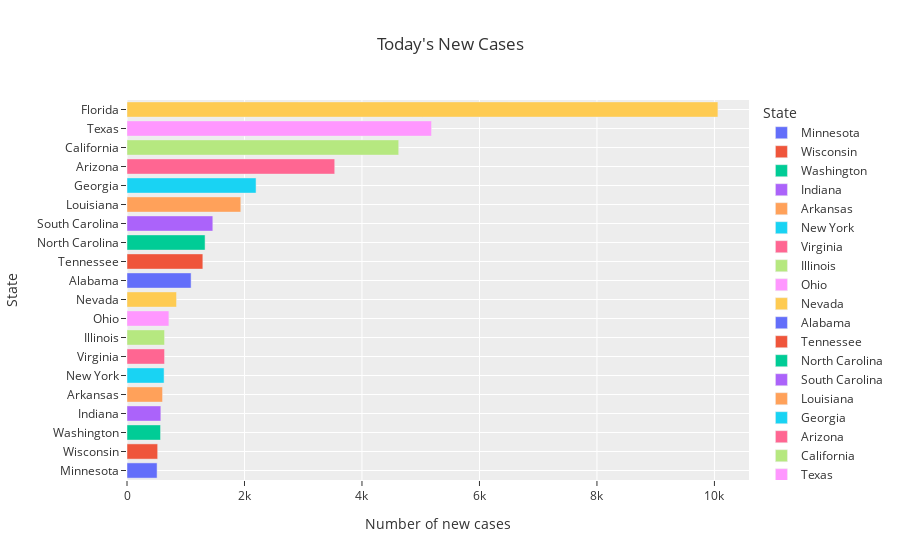

Notebook code for this chart:
### Code cell
# top 20 state for 'New cases'
top20 = df.copy()
top20 = top20.sort_values(by='New_cases',ascending=True).tail(20).reset_index()

# bar chart
fig = px.bar(top20, x=['New_cases'], y='State', title='Today\'s New Cases',
             labels={'value': 'Number of new cases'},
             barmode='overlay', 
             opacity=1,
            color='State')

fig.update_layout(yaxis={'categoryorder':'total ascending'})
fig.update_layout(template='ggplot2')
fig.show()

### Figure 1 — Plotly figure (JSON) as saved in the notebook; plotly's stock layout.template omitted (floating-point values rounded to 4 significant figures)
{"data": [{"alignmentgroup": "True", "hovertemplate": "State=%{y}<br>Number of new cases=%{x}<extra></extra>", "legendgroup": "Minnesota", "marker": {"color": "#636efa", "opacity": 1}, "name": "Minnesota", "offsetgroup": "Minnesota", "orientation": "h", "showlegend": true, "textposition": "auto", "type": "bar", "x": [512], "xaxis": "x", "y": ["Minnesota"], "yaxis": "y"}, {"alignmentgroup": "True", "hovertemplate": "State=%{y}<br>Number of new cases=%{x}<extra></extra>", "legendgroup": "Wisconsin", "marker": {"color": "#EF553B", "opacity": 1}, "name": "Wisconsin", "offsetgroup": "Wisconsin", "orientation": "h", "showlegend": true, "textposition": "auto", "type": "bar", "x": [522], "xaxis": "x", "y": ["Wisconsin"], "yaxis": "y"}, {"alignmentgroup": "True", "hovertemplate": "State=%{y}<br>Number of new cases=%{x}<extra></extra>", "legendgroup": "Washington", "marker": {"color": "#00cc96", "opacity": 1}, "name": "Washington", "offsetgroup": "Washington", "orientation": "h", "showlegend": true, "textposition": "auto", "type": "bar", "x": [571], "xaxis": "x", "y": ["Washington"], "yaxis": "y"}, {"alignmentgroup": "True", "hovertemplate": "State=%{y}<br>Number of new cases=%{x}<extra></extra>", "legendgroup": "Indiana", "marker": {"color": "#ab63fa", "opacity": 1}, "name": "Indiana", "offsetgroup": "Indiana", "orientation": "h", "showlegend": true, "textposition": "auto", "type": "bar", "x": [576], "xaxis": "x", "y": ["Indiana"], "yaxis": "y"}, {"alignmentgroup": "True", "hovertemplate": "State=%{y}<br>Number of new cases=%{x}<extra></extra>", "legendgroup": "Arkansas", "marker": {"color": "#FFA15A", "opacity": 1}, "name": "Arkansas", "offsetgroup": "Arkansas", "orientation": "h", "showlegend": true, "textposition": "auto", "type": "bar", "x": [605], "xaxis": "x", "y": ["Arkansas"], "yaxis": "y"}, {"alignmentgroup": "True", "hovertemplate": "State=%{y}<br>Number of new cases=%{x}<extra></extra>", "legendgroup": "New York", "marker": {"color": "#19d3f3", "opacity": 1}, "name": "New York", "offsetgroup": "New York", "orientation": "h", "showlegend": true, "textposition": "auto", "type": "bar", "x": [631], "xaxis": "x", "y": ["New York"], "yaxis": "y"}, {"alignmentgroup": "True", "hovertemplate": "State=%{y}<br>Number of new cases=%{x}<extra></extra>", "legendgroup": "Virginia", "marker": {"color": "#FF6692", "opacity": 1}, "name": "Virginia", "offsetgroup": "Virginia", "orientation": "h", "showlegend": true, "textposition": "auto", "type": "bar", "x": [639], "xaxis": "x", "y": ["Virginia"], "yaxis": "y"}, {"alignmentgroup": "True", "hovertemplate": "State=%{y}<br>Number of new cases=%{x}<extra></extra>", "legendgroup": "Illinois", "marker": {"color": "#B6E880", "opacity": 1}, "name": "Illinois", "offsetgroup": "Illinois", "orientation": "h", "showlegend": true, "textposition": "auto", "type": "bar", "x": [639], "xaxis": "x", "y": ["Illinois"], "yaxis": "y"}, {"alignmentgroup": "True", "hovertemplate": "State=%{y}<br>Number of new cases=%{x}<extra></extra>", "legendgroup": "Ohio", "marker": {"color": "#FF97FF", "opacity": 1}, "name": "Ohio", "offsetgroup": "Ohio", "orientation": "h", "showlegend": true, "textposition": "auto", "type": "bar", "x": [713], "xaxis": "x", "y": ["Ohio"], "yaxis": "y"}, {"alignmentgroup": "True", "hovertemplate": "State=%{y}<br>Number of new cases=%{x}<extra></extra>", "legendgroup": "Nevada", "marker": {"color": "#FECB52", "opacity": 1}, "name": "Nevada", "offsetgroup": "Nevada", "orientation": "h", "showlegend": true, "textposition": "auto", "type": "bar", "x": [843], "xaxis": "x", "y": ["Nevada"], "yaxis": "y"}, {"alignmentgroup": "True", "hovertemplate": "State=%{y}<br>Number of new cases=%{x}<extra></extra>", "legendgroup": "Alabama", "marker": {"color": "#636efa", "opacity": 1}, "name": "Alabama", "offsetgroup": "Alabama", "orientation": "h", "showlegend": true, "textposition": "auto", "type": "bar", "x": [1091], "xaxis": "x", "y": ["Alabama"], "yaxis": "y"}, {"alignmentgroup": "True", "hovertemplate": "State=%{y}<br>Number of new cases=%{x}<extra></extra>", "legendgroup": "Tennessee", "marker": {"color": "#EF553B", "opacity": 1}, "name": "Tennessee", "offsetgroup": "Tennessee", "orientation": "h", "showlegend": true, "textposition": "auto", "type": "bar", "x": [1291], "xaxis": "x", "y": ["Tennessee"], "yaxis": "y"}, {"alignmentgroup": "True", "hovertemplate": "State=%{y}<br>Number of new cases=%{x}<extra></extra>", "legendgroup": "North Carolina", "marker": {"color": "#00cc96", "opacity": 1}, "name": "North Carolina", "offsetgroup": "North Carolina", "orientation": "h", "showlegend": true, "textposition": "auto", "type": "bar", "x": [1329], "xaxis": "x", "y": ["North Carolina"], "yaxis": "y"}, {"alignmentgroup": "True", "hovertemplate": "State=%{y}<br>Number of new cases=%{x}<extra></extra>", "legendgroup": "South Carolina", "marker": {"color": "#ab63fa", "opacity": 1}, "name": "South Carolina", "offsetgroup": "South Carolina", "orientation": "h", "showlegend": true, "textposition": "auto", "type": "bar", "x": [1461], "xaxis": "x", "y": ["South Carolina"], "yaxis": "y"}, {"alignmentgroup": "True", "hovertemplate": "State=%{y}<br>Number of new cases=%{x}<extra></extra>", "legendgroup": "Louisiana", "marker": {"color": "#FFA15A", "opacity": 1}, "name": "Louisiana", "offsetgroup": "Louisiana", "orientation": "h", "showlegend": true, "textposition": "auto", "type": "bar", "x": [1937], "xaxis": "x", "y": ["Louisiana"], "yaxis": "y"}, {"alignmentgroup": "True", "hovertemplate": "State=%{y}<br>Number of new cases=%{x}<extra></extra>", "legendgroup": "Georgia", "marker": {"color": "#19d3f3", "opacity": 1}, "name": "Georgia", "offsetgroup": "Georgia", "orientation": "h", "showlegend": true, "textposition": "auto", "type": "bar", "x": [2197], "xaxis": "x", "y": ["Georgia"], "yaxis": "y"}, {"alignmentgroup": "True", "hovertemplate": "State=%{y}<br>Number of new cases=%{x}<extra></extra>", "legendgroup": "Arizona", "marker": {"color": "#FF6692", "opacity": 1}, "name": "Arizona", "offsetgroup": "Arizona", "orientation": "h", "showlegend": true, "textposition": "auto", "type": "bar", "x": [3536], "xaxis": "x", "y": ["Arizona"], "yaxis": "y"}, {"alignmentgroup": "True", "hovertemplate": "State=%{y}<br>Number of new cases=%{x}<extra></extra>", "legendgroup": "California", "marker": {"color": "#B6E880", "opacity": 1}, "name": "California", "offsetgroup": "California", "orientation": "h", "showlegend": true, "textposition": "auto", "type": "bar", "x": [4625], "xaxis": "x", "y": ["California"], "yaxis": "y"}, {"alignmentgroup": "True", "hovertemplate": "State=%{y}<br>Number of new cases=%{x}<extra></extra>", "legendgroup": "Texas", "marker": {"color": "#FF97FF", "opacity": 1}, "name": "Texas", "offsetgroup": "Texas", "orientation": "h", "showlegend": true, "textposition": "auto", "type": "bar", "x": [5183], "xaxis": "x", "y": ["Texas"], "yaxis": "y"}, {"alignmentgroup": "True", "hovertemplate": "State=%{y}<br>Number of new cases=%{x}<extra></extra>", "legendgroup": "Florida", "marker": {"color": "#FECB52", "opacity": 1}, "name": "Florida", "offsetgroup": "Florida", "orientation": "h", "showlegend": true, "textposition": "auto", "type": "bar", "x": [10059], "xaxis": "x", "y": ["Florida"], "yaxis": "y"}], "layout": {"barmode": "overlay", "legend": {"title": {"text": "State"}, "tracegroupgap": 0}, "title": {"text": "Today's New Cases"}, "xaxis": {"anchor": "y", "domain": [0, 1], "title": {"text": "Number of new cases"}}, "yaxis": {"anchor": "x", "categoryarray": ["Florida", "Texas", "California", "Arizona", "Georgia", "Louisiana", "South Carolina", "North Carolina", "Tennessee", "Alabama", "Nevada", "Ohio", "Illinois", "Virginia", "New York", "Arkansas", "Indiana", "Washington", "Wisconsin", "Minnesota"], "categoryorder": "total ascending", "domain": [0, 1], "title": {"text": "State"}}}}
